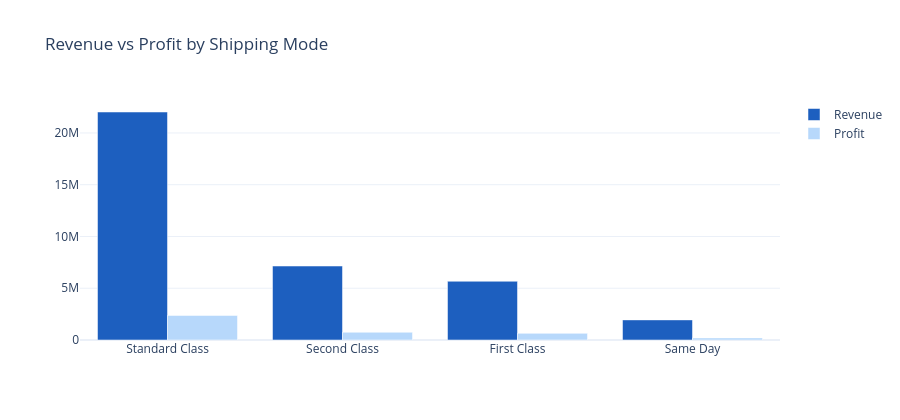

Source (notebook cell):
### Code cell
# Revenue vs Profit by Shipping Mode (proxy trend view - dataset has no order date column)
ship_perf = df.groupby('Shipping Mode').agg(
    Revenue=('Sales', 'sum'),
    Profit=('Benefit per order', 'sum'),
    Orders=('Order Item Total', 'count')
).reset_index()
ship_perf['Margin %'] = ship_perf['Profit'] / ship_perf['Revenue'] * 100
ship_perf = ship_perf.sort_values('Revenue', ascending=False)

fig = go.Figure()
fig.add_bar(x=ship_perf['Shipping Mode'], y=ship_perf['Revenue'], name='Revenue', marker_color=PALETTE[1])
fig.add_bar(x=ship_perf['Shipping Mode'], y=ship_perf['Profit'], name='Profit', marker_color=PALETTE[4])
fig.update_layout(barmode='group', title='Revenue vs Profit by Shipping Mode', height=420)
fig.show()
ship_perf

### Figure 1 — Plotly figure (JSON) as saved in the notebook; plotly's stock layout.template omitted (floating-point values rounded to 4 significant figures)
{"data": [{"marker": {"color": "#1D5FBF"}, "name": "Revenue", "type": "bar", "x": ["Standard Class", "Second Class", "First Class", "Same Day"], "y": [22020000.0, 7145000.0, 5674000.0, 1943000.0]}, {"marker": {"color": "#B7D8FB"}, "name": "Profit", "type": "bar", "x": ["Standard Class", "Second Class", "First Class", "Same Day"], "y": [2370000.0, 750300.0, 643100.0, 203000.0]}], "layout": {"barmode": "group", "height": 420, "title": {"text": "Revenue vs Profit by Shipping Mode"}}}
